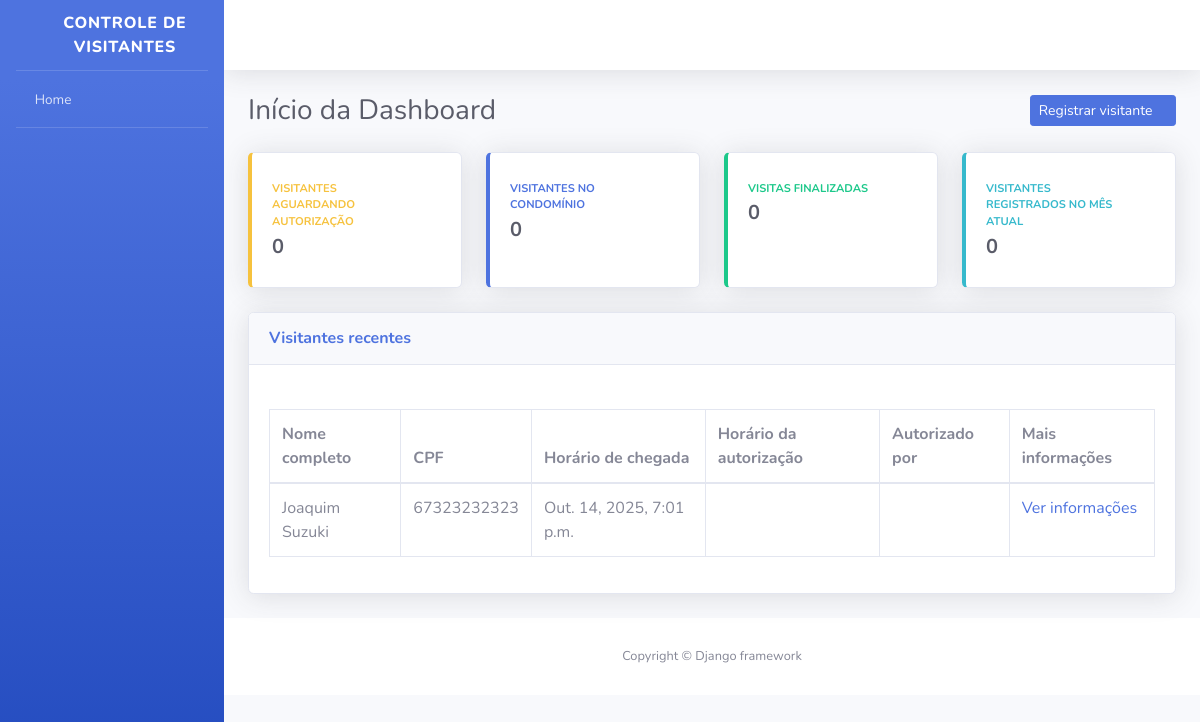
The app's page /, older data.
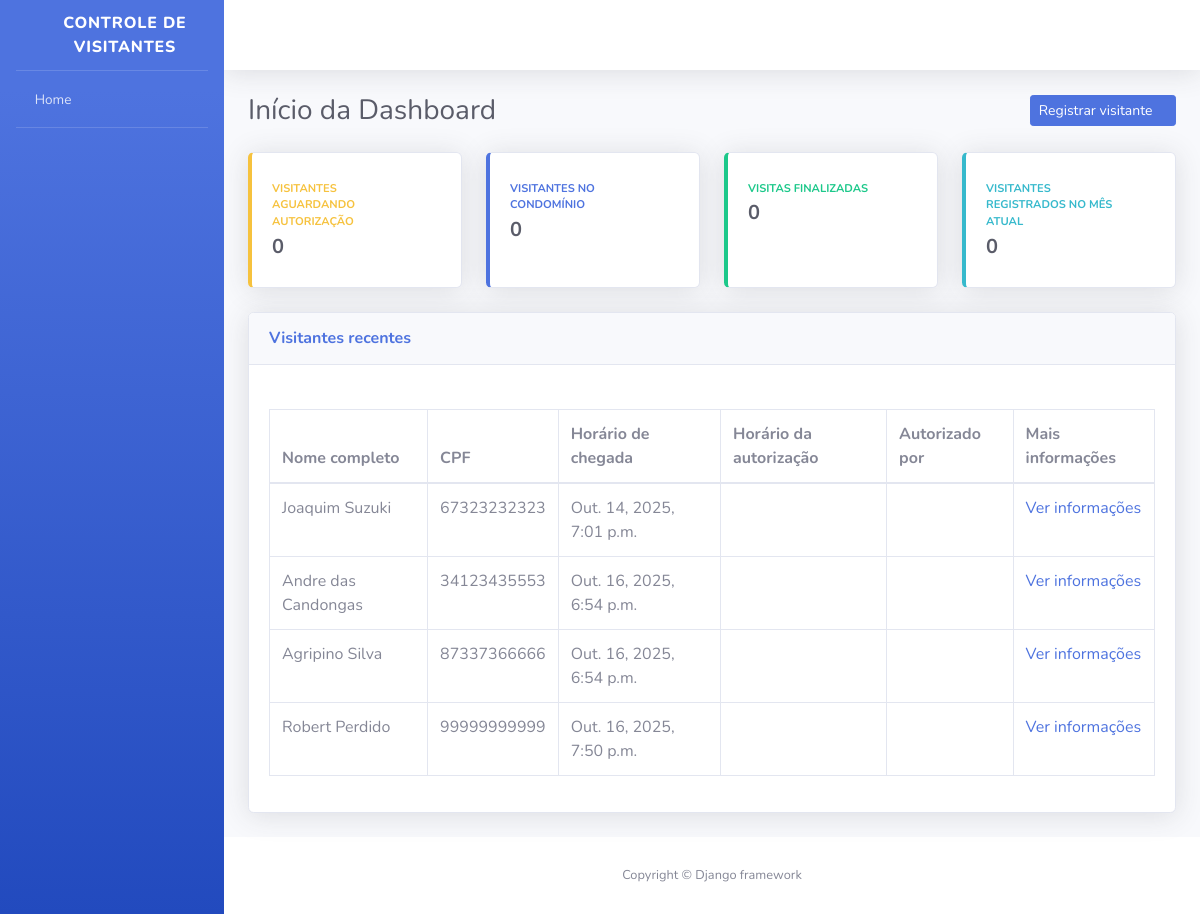
The same page, newer data.
### visitantes/models.py (models this page shows, shortened)
class Visitante(models.Model):
    nome_completo = models.CharField(
        verbose_name="Nome Completo",
        max_length=150
    )
    cpf = models.CharField(
        verbose_name="CPF",
        max_length=11
    )
    data_nascimento = models.DateField(
        verbose_name="Data de Nascimento",
        auto_now_add=False,
        auto_now=False
    )
    numero_casa = models.PositiveSmallIntegerField(
        verbose_name="Número da casa a ser visitada"
    )
    placa_veiculo = models.CharField(
        verbose_name="Placa do Veículo",
        max_length=7,
        blank=True,
        null=True
    )
    horario_chegada = models.DateTimeField(
        verbose_name="Horário de Chegada na Portaria",
        auto_now_add=True
    )
    horario_saida = models.DateTimeField(
        verbose_name="Horário de Saída do Condomínio",
        auto_now=False,
        blank=True,
        null=True
    )
    horario_autorizacao = models.DateTimeField(
        verbose_name="Horário de Autorização de Entrada",
        auto_now=False,
        blank=True,
        null=True
    )
    morador_responsavel = models.CharField(
        verbose_name="Nome do Morador Renponsável por Autorizar a Entrada",
        max_length=50,
        blank=True
    )
    registrado_por = models.ForeignKey(
        "porteiros.Porteiro",
        verbose_name="Porteiro Responsável pelo Registro",
        on_delete=models.PROTECT
    )
    class Meta:
        verbose_name = "Visitante"
        verbose_name_plural = "Visitantes"
        db_table = "visitante"

### dashboard/views.py (the view)
# urls.py: path('', index, name="index"),
def index(request):
    total_visitantes = Visitante.objects.all()
    total_porteiros = Porteiro.objects.all()
    context = {
        'nome_pagina': 'Início da Dashboard',
        'total_visitantes': total_visitantes,
        'total_porteiros': total_porteiros
    }
    return render(request, "index.html", context)

### templates/index.html
{% extends "base.html" %}
{% block conteudo %}
<div class="container-fluid">
    <div class="d-sm-flex align-items-center justify-content-between mb-4">
        <h1 class="h3 mb-0 text-gray-800">{{ nome_pagina }}</h1>
        <a href="{% url 'registrar_visitante' %}" class="btn btn-primary btn-icon-spit btn-sm">
            <span class="text">Registrar visitante</span>
            <span class="icon text-white-50">
              <i class="fas fa-user-plus"></i>
            </span>
        </a>
    </div>
    <div class="row">
        <div class="col-xl-3 col-md-6 mb-4">
            <div class="card border-left-warning shadow h-100 py-2">
                <div class="card-body">
                    <div class="row no-gutters align-items-center">
                        <div class="col mr-2">
                            <div class="text-xs font-weight-bold text-warning text-uppercase mb-1">Visitantes aguardando autorização</div>
                            <div class="h5 mb-0 font-weight-bold text-gray-800">0</div>
                        </div>
                        <div class="col-auto">
                            <i class="fas fa-user-lock fa-2x text-gray-300"></i>
                        </div>
                    </div>
                </div>
            </div>
        </div>
        <div class="col-xl-3 col-md-6 mb-4">
            <div class="card border-left-primary shadow h-100 py-2">
                <div class="card-body">
                    <div class="row no-gutters align-items-center">
                        <div class="col mr-2">
                            <div class="text-xs font-weight-bold text-primary text-uppercase mb-1">Visitantes no condomínio</div>
                            <div class="h5 mb-0 font-weight-bold text-gray-800">0</div>
                        </div>
                        <div class="col-auto">
                            <i class="fas fa-user-clock fa-2x text-gray-300"></i>
                        </div>
                    </div>
                </div>
            </div>
        </div>
        <div class="col-xl-3 col-md-6 mb-4">
            <div class="card border-left-success shadow h-100 py-2">
                <div class="card-body">
                    <div class="row no-gutters align-items-center">
                        <div class="col mr-2">
                            <div class="text-xs font-weight-bold text-success text-uppercase mb-1">Visitas finalizadas</div>
                            <div class="h5 mb-0 font-weight-bold text-gray-800">0</div>
                        </div>
                        <div class="col-auto">
                            <i class="fas fa-user-check fa-2x text-gray-300"></i>
                        </div>
                    </div>
                </div>
            </div>
        </div>
        <div class="col-xl-3 col-md-6 mb-4">
            <div class="card border-left-info shadow h-100 py-2">
                <div class="card-body">
                    <div class="row no-gutters align-items-center">
                        <div class="col mr-2">
                            <div class="text-xs font-weight-bold text-info text-uppercase mb-1">Visitantes registrados no mês atual</div>
                            <div class="h5 mb-0 font-weight-bold text-gray-800">0</div>
                        </div>
                        <div class="col-auto">
                            <i class="fas fa-users fa-2x text-gray-300"></i>
                        </div>
                    </div>
                </div>
            </div>
        </div>
    </div>
    <div class="card shadow mb-4">
        <div class="card-header py-3 d-sm-flex align-items-center justify-content-between mb-4">
            <h6 class="m-0 font-weight-bold text-primary">Visitantes recentes</h6>
        </div>
        <div class="card-body">
            <div class="table-responsive">
                <table class="table table-bordered">
                    <thead>
                        <th>Nome completo</th>
                        <th>CPF</th>
                        <th>Horário de chegada</th>
                        <th>Horário da autorização</th>
                        <th>Autorizado por</th>
                        <th>Mais informações</th>
                    </thead>
                    <tbody>
                        {% for variavel in total_visitantes %}
                        <tr>
                            <td>{{ variavel.nome_completo }}</td>
                            <td>{{ variavel.cpf }}</td>
                            <td>{{ variavel.horario_chegada }}</td>
                            <td>{{ variavel.get_horario_autorizacao }}</td>
                            <td>{{ variavel.get_morador_responsavel }}</td>
                            <td>
                                <a href="#" >
                                    Ver informações
                                </a>
                            </td>
                        </tr>
                        {% endfor %}
                    </tbody>
                </table>
            </div>
        </div>
    </div>
</div>
{% endblock conteudo %}

### templates/base.html (shortened to what this page needs)
<!DOCTYPE html>
{% load static %}
<html lang="pt-br">
    <head>
        <link href="{% static 'css/sb-admin-2.min.css' %}" rel="stylesheet">
        <link href="{% static 'vendor/fontawesome-free/css/all.min.css' %}" rel="stylesheet" type="text/css">
    </head>
    <body id="page-top">
        <div id="wrapper">
            <ul class="navbar-nav bg-gradient-primary sidebar sidebar-dark accordion" id="accordionSidebar">
                <a class="sidebar-brand d-flex align-items-center justify-content-center" href="#">
                    <div class="sidebar-brand-icon rotate-n-15">
                        <i class="fas fa-user-shield"></i>
                    </div>
                    <div class="sidebar-brand-text">Controle de Visitantes</div>
                </a>
                <hr class="sidebar-divider my-0">
                <li class="nav-item">
                    <a class="nav-link" href="{% url 'index' %}">
                        <i class="fas fa-home"></i>
                        <span>Home</span>
                    </a>
                </li>
                <hr class="sidebar-divider">
            </ul>
            <div id="content-wrapper" class="d-flex flex-column">
                <div id="content">
                    <nav class="navbar navbar-expand navbar-light bg-white topbar mb-4 static-top shadow">
                        <ul class="navbar-nav ml-auto">
                            <li class="nav-item dropdown no-arrow">
                                <a class="nav-link dropdown-toggle" href="#" id="userDropdown" role="button" data-toggle="dropdown" aria-haspopup="true" aria-expanded="false">
                                    <span class="mr-2 d-none d-lg-inline text-gray-800 small">
                                        <i class="fas fa-cog"></i>
                                    </span>
                                </a>
                            </li>
                        </ul>
                    </nav>
                    {% block conteudo %} {% endblock conteudo %}
                    <footer class="sticky-footer bg-white">
                        <div class="container my-auto">
                            <div class="copyright text-center my-auto">
                                <span>Copyright © Django framework</span>
                            </div>
                        </div>
                    </footer>
                </div>
            </div>
        </div>
    </body>
</html>

Row changes from the older to the newer data that the page shows:
added Visitante: nome_completo "Andre das Candongas", cpf "34123435553", horario_chegada "Out. 16, 2025, 6:54 p.m."
added Visitante: nome_completo "Agripino Silva", cpf "87337366666", horario_chegada "Out. 16, 2025, 6:54 p.m."
added Visitante: nome_completo "Robert Perdido", cpf "99999999999", horario_chegada "Out. 16, 2025, 7:50 p.m."
